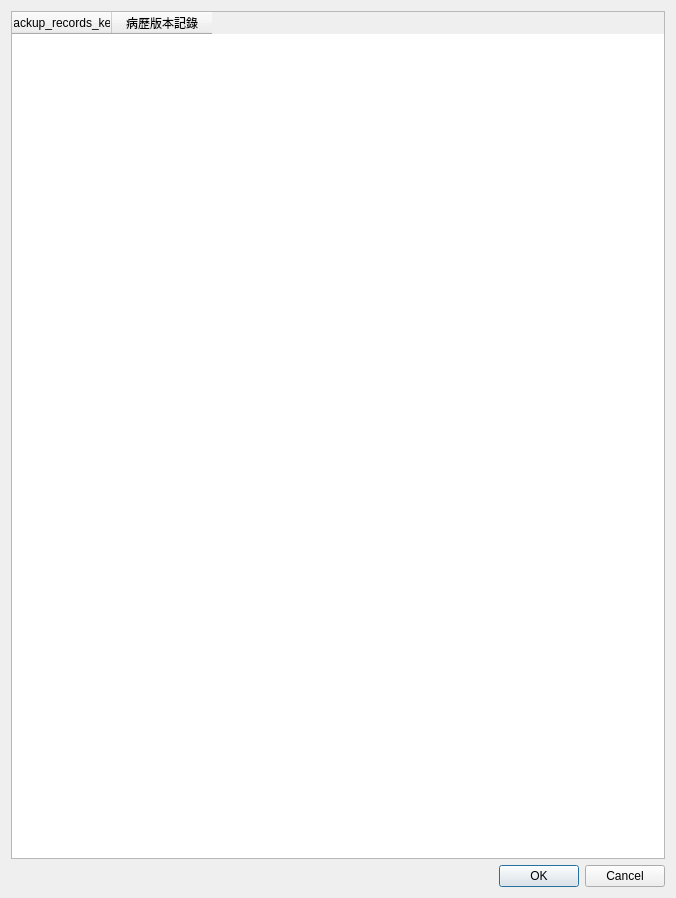
<?xml version="1.0" encoding="UTF-8"?>
<ui version="4.0">
 <class>Dialog_medical_record_edit_history</class>
 <widget class="QDialog" name="Dialog_medical_record_edit_history">
  <property name="windowModality">
   <enum>Qt::NonModal</enum>
  </property>
  <property name="geometry">
   <rect>
    <x>0</x>
    <y>0</y>
    <width>676</width>
    <height>898</height>
   </rect>
  </property>
  <property name="sizePolicy">
   <sizepolicy hsizetype="Preferred" vsizetype="Preferred">
    <horstretch>0</horstretch>
    <verstretch>0</verstretch>
   </sizepolicy>
  </property>
  <property name="windowTitle">
   <string>病歷版本記錄</string>
  </property>
  <layout class="QVBoxLayout" name="verticalLayout">
   <item>
    <layout class="QVBoxLayout" name="verticalLayout_2">
     <item>
      <widget class="QTableWidget" name="tableWidget_medical_record">
       <property name="alternatingRowColors">
        <bool>true</bool>
       </property>
       <property name="selectionMode">
        <enum>QAbstractItemView::SingleSelection</enum>
       </property>
       <property name="selectionBehavior">
        <enum>QAbstractItemView::SelectRows</enum>
       </property>
       <column>
        <property name="text">
         <string>backup_records_key</string>
        </property>
       </column>
       <column>
        <property name="text">
         <string>病歷版本記錄</string>
        </property>
       </column>
      </widget>
     </item>
    </layout>
   </item>
   <item>
    <widget class="QDialogButtonBox" name="buttonBox">
     <property name="orientation">
      <enum>Qt::Horizontal</enum>
     </property>
     <property name="standardButtons">
      <set>QDialogButtonBox::Cancel|QDialogButtonBox::Ok</set>
     </property>
     <property name="centerButtons">
      <bool>false</bool>
     </property>
    </widget>
   </item>
  </layout>
 </widget>
 <resources/>
 <connections>
  <connection>
   <sender>buttonBox</sender>
   <signal>accepted()</signal>
   <receiver>Dialog_medical_record_edit_history</receiver>
   <slot>accept()</slot>
   <hints>
    <hint type="sourcelabel">
     <x>248</x>
     <y>254</y>
    </hint>
    <hint type="destinationlabel">
     <x>157</x>
     <y>274</y>
    </hint>
   </hints>
  </connection>
  <connection>
   <sender>buttonBox</sender>
   <signal>rejected()</signal>
   <receiver>Dialog_medical_record_edit_history</receiver>
   <slot>reject()</slot>
   <hints>
    <hint type="sourcelabel">
     <x>316</x>
     <y>260</y>
    </hint>
    <hint type="destinationlabel">
     <x>286</x>
     <y>274</y>
    </hint>
   </hints>
  </connection>
 </connections>
</ui>
